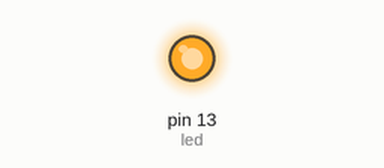
This sketch was run on a simulated Arduino Uno, built with avr-gcc and run on an emulated ATmega328P. Parts: output pins drawn as LEDs (lit = HIGH).

Above: at 5.0 s.
At 12.5 s:
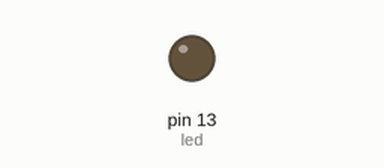
Timing chart, 0 to 19.5 s (numbered marks = the images above):
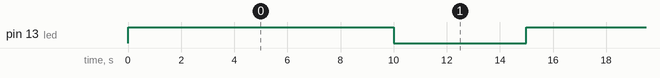

The sketch:

Test.ino
```cpp
// 변수 생성, 13 값 저장 - 13번 슬롯을 의미함
int led = 13;

// 센서로부터 입력 받을지 출력할지 입출력을 결정하는 부분이 셋업
void setup() {
  // 13번 이제 겸용안됨, 오로지 내보내는 용으로만 쓸 수 있음. 고정
pinMode(led, OUTPUT);
}

// 포문 처럼 반복, 13번 핀에 신호 주는것
void loop() {
  // high = 1, ON
  digitalWrite(led, HIGH);
  delay(10000);
  // low = 0, OFF
  digitalWrite(led, LOW);
  delay(5000);
}
```

Measured:
- by itself, pin 13 (led): alternates HIGH for 10.0 s and LOW for 5.0 s
